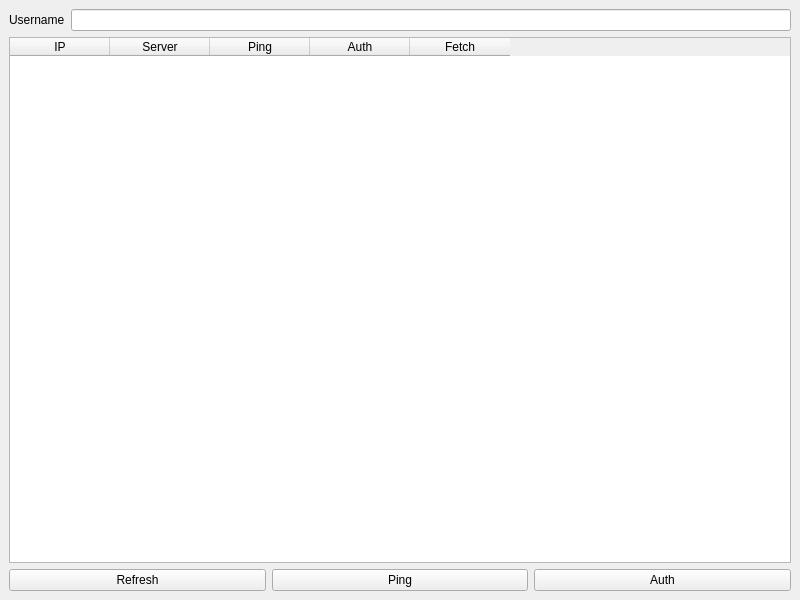
<?xml version="1.0" encoding="UTF-8"?>
<ui version="4.0">
 <class>UIClient</class>
 <widget class="QMainWindow" name="uiClient">
  <property name="geometry">
   <rect>
    <x>0</x>
    <y>0</y>
    <width>800</width>
    <height>600</height>
   </rect>
  </property>
  <property name="windowTitle">
   <string>Cena-like Demo Client</string>
  </property>
  <widget class="QWidget" name="centralwidget">
   <layout class="QVBoxLayout" name="verticalLayout">
    <item>
     <layout class="QHBoxLayout" name="horizontalLayout_2">
      <item>
       <widget class="QLabel" name="label">
        <property name="text">
         <string>Username</string>
        </property>
       </widget>
      </item>
      <item>
       <widget class="QLineEdit" name="editUsername"/>
      </item>
     </layout>
    </item>
    <item>
     <widget class="QTableWidget" name="tableServers">
      <column>
       <property name="text">
        <string>IP</string>
       </property>
      </column>
      <column>
       <property name="text">
        <string>Server</string>
       </property>
      </column>
      <column>
       <property name="text">
        <string>Ping</string>
       </property>
      </column>
      <column>
       <property name="text">
        <string>Auth</string>
       </property>
      </column>
      <column>
       <property name="text">
        <string>Fetch</string>
       </property>
      </column>
     </widget>
    </item>
    <item>
     <layout class="QHBoxLayout" name="horizontalLayout">
      <item>
       <widget class="QPushButton" name="buttonRefresh">
        <property name="text">
         <string>Refresh</string>
        </property>
       </widget>
      </item>
      <item>
       <widget class="QPushButton" name="buttonPing">
        <property name="text">
         <string>Ping</string>
        </property>
       </widget>
      </item>
      <item>
       <widget class="QPushButton" name="buttonAuth">
        <property name="text">
         <string>Auth</string>
        </property>
       </widget>
      </item>
     </layout>
    </item>
   </layout>
  </widget>
 </widget>
 <resources/>
 <connections/>
</ui>
